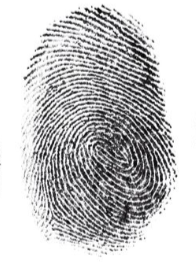
#> input picture empreinte/e1.png, 196 x 272 px
$ python TP2.py   (older library calls are emulated)
#> lines starting #> are read from the running program, lines starting #| are printed output that depends on the picture; after the words box and inside, x2 and y2 are one past the last pixel; in counts of white or black regions, pixels touching at a corner belong together; long printed decimals are rounded
import numpy as np
import matplotlib.pyplot as plt
from skimage.metrics import structural_similarity as compare_ssim
from PIL import Image, ImageFilter, ImageOps

Image.MAX_IMAGE_PIXELS = None

def preprocess(image_path: str) -> np.ndarray:
#> called with image_path = 'empreinte/e1.png'
    img = Image.open(image_path)
#> img is the input picture: PIL image 196x272 RGBA; mean R, G, B, A 198, 197.8, 198.7, 255
    img = img.convert("L")
#> img: PIL image 196x272 L
    img = img.resize((300, 300))
#> img: PIL image 300x300 L
    img = ImageOps.equalize(img)
    img = img.point(lambda x: 255 if x > 128 else 0)
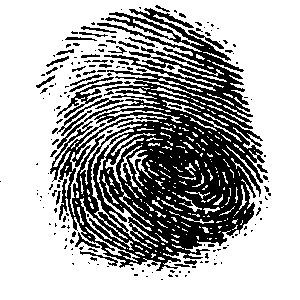
#> img: PIL image 300x300 L; 68.5% white; 182 black regions (145 under 20 px), largest, box (x1, y1, x2, y2) and area: (50, 8, 265, 271) 24967, (57, 81, 123, 118) 421, (57, 98, 124, 136) 336
    img = img.filter(ImageFilter.FIND_EDGES)
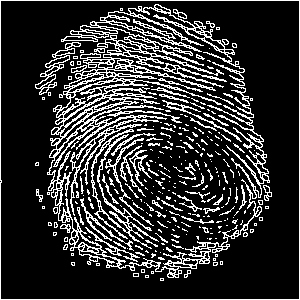
#> img: PIL image 300x300 L; 19.4% white in thin lines or dots
    return np.array(img)


def compute_ssim(img1_path, img2_path):
    img1 = preprocess(img1_path)
    img2 = preprocess(img2_path)
#> call 2 of preprocess, with image_path = 'empreinte/e2.png'
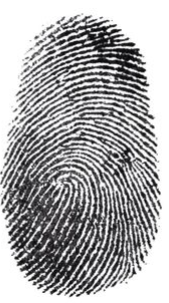
#> input picture empreinte/e2.png, 169 x 303 px
#> in preprocess, img is the input picture: PIL image 169x303 RGBA; mean R, G, B, A 168.6, 168.3, 169.6, 255
#> in preprocess (call 2), `img = img.resize((300, 300))`:
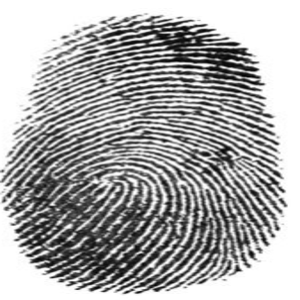
#> img: PIL image 300x300 L; min 0, max 255, mean 168.5
#> in preprocess (call 2), `img = ImageOps.equalize(img)`:
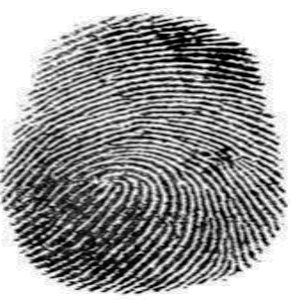
#> img: PIL image 300x300 L; min 0, max 255, mean 157
#> in preprocess (call 2), `img = img.point(lambda x: 255 if x > 128 else 0)`:
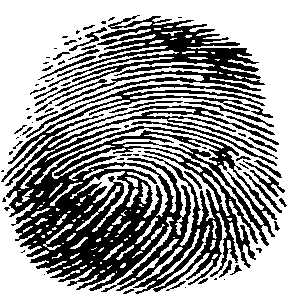
#> img: PIL image 300x300 L; 61.4% white; 72 black regions (36 under 20 px), largest, box (x1, y1, x2, y2) and area: (1, 84, 279, 294) 25179, (35, 15, 265, 110) 6329, (131, 121, 277, 166) 388
#> in preprocess (call 2), `img = img.filter(ImageFilter.FIND_EDGES)`:
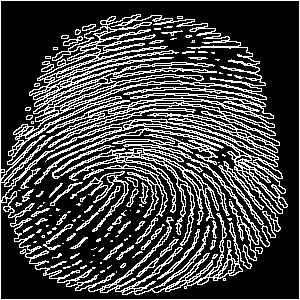
#> img: PIL image 300x300 L; 26% white in thin lines or dots
    similarity = compare_ssim(img1, img2, data_range=255)
#> similarity = 0.216
    return similarity, img1, img2


def decision(score, threshold=0.75):
    return "ACCEPTEE" if score >= threshold else "REJETEE"


img1 = "empreinte/e1.png"
img2 = "empreinte/e2.png"

score, i1, i2 = compute_ssim(img1, img2)
#> score = 0.216

print("SSIM =", score)
#| SSIM = 0.216
print("Decision =", decision(score))
#| Decision = REJETEE

plt.subplot(121)
plt.imshow(i1, cmap="gray")
plt.title("Image 1")
plt.axis("off")

plt.subplot(122)
plt.imshow(i2, cmap="gray")
plt.title("Image 2")
plt.axis("off")

plt.show()
